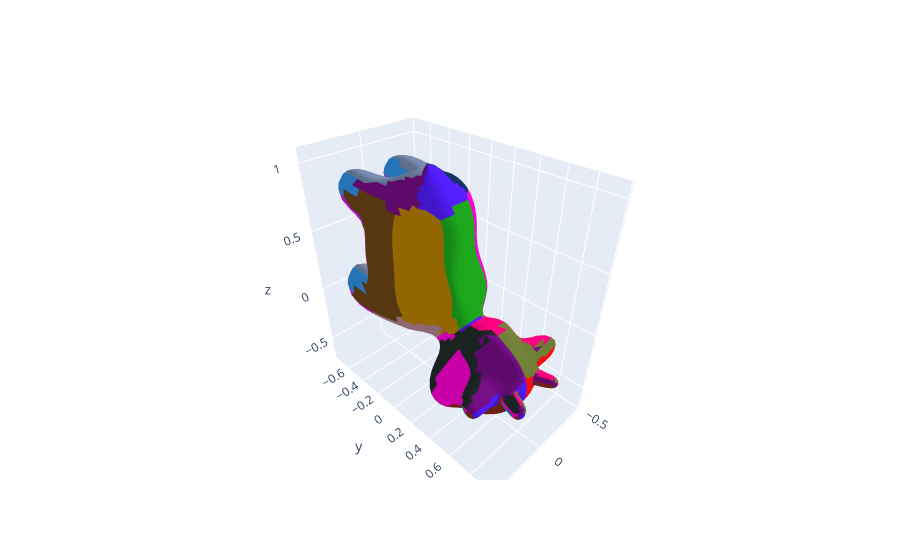

The cell this chart's notebook holds for it:
### Code cell
fig = go.Figure(data=[go.Mesh3d(x=x, y=y, z=z, i=i, j=j, k=k,
                   opacity=1,
                   facecolor=colors)])

fig.show()

### Figure 1 — Plotly figure (JSON) as saved in the notebook; plotly's stock layout.template omitted (floating-point values rounded to 4 significant figures; data arrays with more than 128 entries replaced by an {"elided": "..."} marker saying what was removed)
{"data": [{"facecolor": {"elided": "5856 str values"}, "i": {"elided": "5856 int values"}, "j": {"elided": "5856 int values"}, "k": {"elided": "5856 int values"}, "opacity": 1, "type": "mesh3d", "x": {"elided": "2930 float values"}, "y": {"elided": "2930 float values"}, "z": {"elided": "2930 float values"}}], "layout": {"autosize": true, "scene": {"aspectmode": "auto", "aspectratio": {"x": 0.6741, "y": 1.208, "z": 1.228}, "camera": {"center": {"x": 0, "y": 0, "z": 0}, "eye": {"x": 1.25, "y": 1.25, "z": 1.25}, "projection": {"type": "perspective"}, "up": {"x": 0, "y": 0, "z": 1}}}}}
